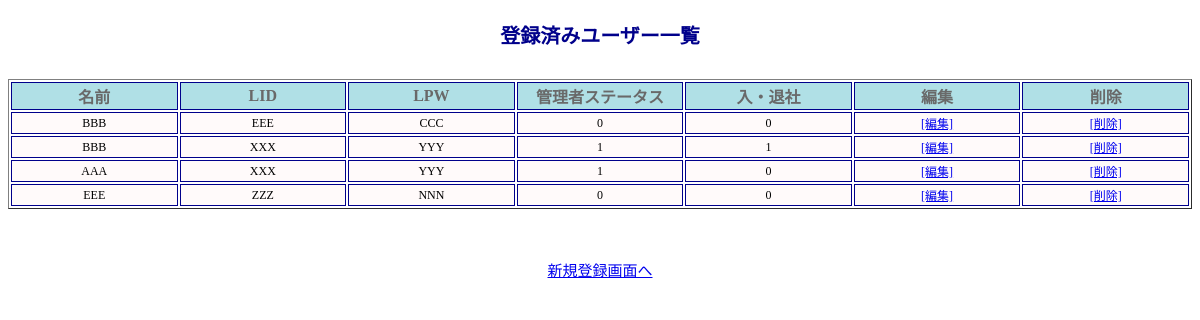
The page /select.php on the database its author committed.
### tables this page shows
CREATE TABLE `gs_user_table` (
  `id` int(12) NOT NULL,
  `name` varchar(64) NOT NULL,
  `lid` varchar(128) NOT NULL,
  `lpw` varchar(64) NOT NULL,
  `kanri_flg` int(1) NOT NULL,
  `life_flg` int(1) NOT NULL
);

### funcs.php (called while the page is built, shortened)
<?php
function h($str)
{
    return htmlspecialchars($str, ENT_QUOTES);
}
?>

### select.php (the view, shortened to what this page needs)
<?php
require_once('funcs.php');
$pdo = db_conn();
$stmt = $pdo->prepare("SELECT * FROM gs_user_table");
$status = $stmt->execute();
$view="";
if ($status == false) {
    sql_error($status);
} else {
    while ($result = $stmt->fetch(PDO::FETCH_ASSOC)) {
        $view .= "<tr>";
        $view .= "<td>".h($result['name']).'</td><td>'.h($result['lid']).'</td><td>'.h($result['lpw']).'</td><td>'.h($result['kanri_flg']).'</td><td>'.h($result['life_flg']).'</td><td>'.'<a href="detail.php?id='.$result['id'].'">'.'[編集]'.'</a>'.'</td><td>'.'<a href="delete.php?id='.$result['id'].'">'.'[削除]'.'</a>';
        $view .= "</tr>";
    }
}
?>
<!DOCTYPE html>
<html lang="ja">
<head>
    <link rel="stylesheet" href="css/style.css">
</head>
<body>
<p class="summary">登録済みユーザー一覧</p>
<table class="result" border="1">
    <tr>
    <th>名前</th>
	<th>LID</th>
	<th>LPW</th>
	<th>管理者ステータス</th>
	<th>入・退社</th>
    <th>編集</th>
    <th>削除</th>
    </tr>
    <?= $view ?>
</table>
<p class="return"><a href="index.php">新規登録画面へ</a></p>
</body>
</html>

### css/style.css (style rules this page uses)
.summary { max-width:1200px; font-size: 20px; color:#00008b; font-weight:bold; text-align: center; }
.result { max-width:1200px; }
table { max-width: 1000px; margin:auto; margin-top:30px; }
th { width:10%; font-size:16px; color:#696969; background-color:#b0e0e6; border:1px solid #00008b; text-align: center; }
td { font-size:12px; color:#000000; background-color:#fffafa; border:1px solid #00008b; text-align: center; }
.return { max-width:1200px; font-size: 15px; text-align: center; margin-top: 50px; }

### rows shown on the page
gs_user_table: name "BBB", lid "EEE", lpw "CCC", kanri_flg "0", life_flg "0"
gs_user_table: name "BBB", lid "XXX", lpw "YYY", kanri_flg "1", life_flg "1"
gs_user_table: name "AAA", lid "XXX", lpw "YYY", kanri_flg "1", life_flg "0"
gs_user_table: name "EEE", lid "ZZZ", lpw "NNN", kanri_flg "0", life_flg "0"
